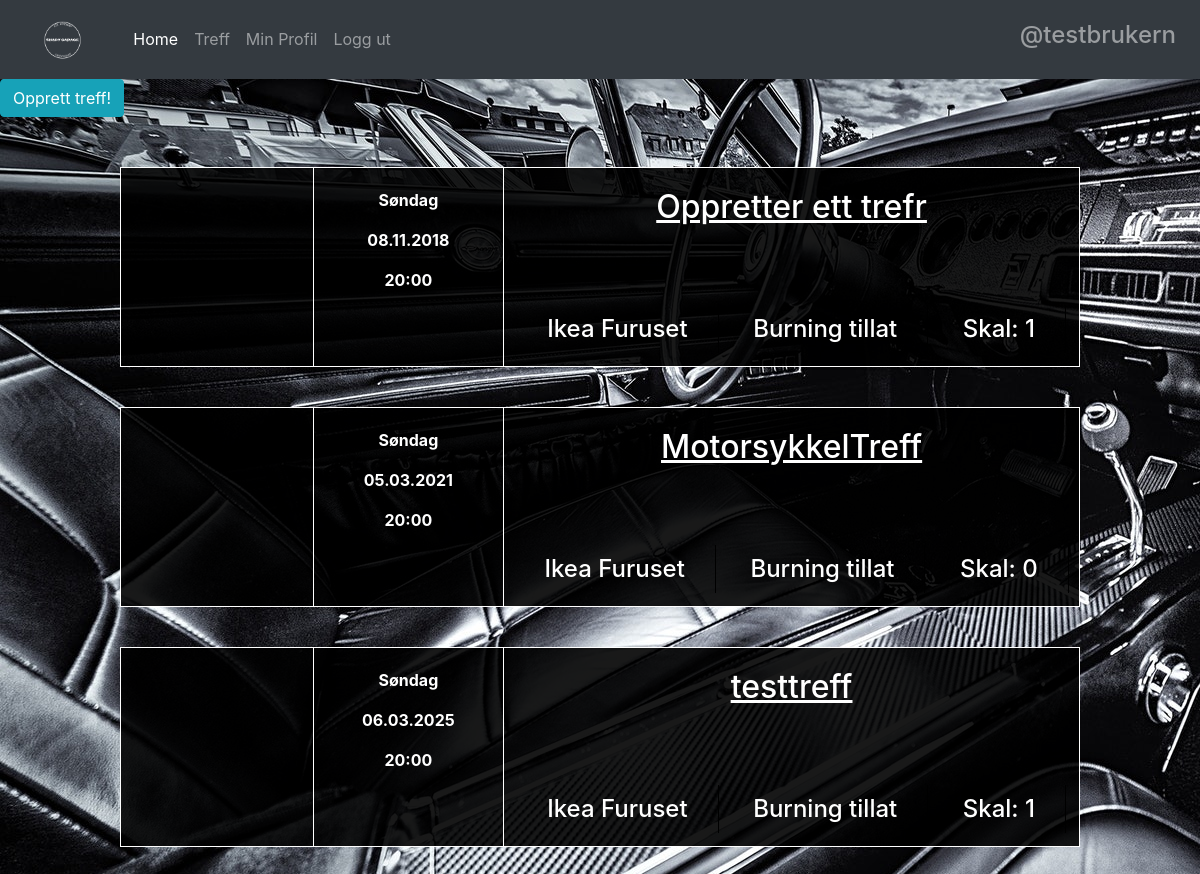
The app's page /meets/ (signed in) with its own data.
### meets/models.py (models this page shows, shortened)
class Meet(models.Model):
    meet_name = models.CharField(max_length = 255, unique = True)
    date = models.DateTimeField()
    time = models.TimeField(blank = True, default="19:00:00")
    slug = models.SlugField(allow_unicode = True, unique = True)
    description = models.TextField()
    meet_image = models.ImageField(upload_to = "meets_pic", blank = True, default = "/meets_pic/meet_default.png")
    users_joining = models.ManyToManyField(auth.models.User, blank = True, related_name = "members_joining_meet")
    longitude = models.CharField(max_length = 255, blank = True)
    latitude = models.CharField(max_length = 255,blank = True)
    def get_absolute_url(self):
        return reverse("meets:single", kwargs={"slug":self.slug})
    class Meta:
        ordering = ['date']

### meets/views.py (the view)
class MeetsListView(ListView):
    template_name = 'meets/meets_list.html'
    model = models.Meet

### meets/templates/meets/meets_list.html (shortened to what this page needs)
{% extends "base.html" %}
{% load staticfiles %}
{% block body %}
{% if user.is_authenticated %}
<a class="btn btn-info" href="{%url 'meets:create_meet'%}" role="button">Opprett treff! </a>
<div class="meet_list_container">
{% for meet in object_list %}
    <div class="meet_card_container">
      <div class="meet_card_img_container">
      </div><div class="meet_card_time_container">
        <p>Søndag</p>
        <p>{{ meet.date|date:'d.m.Y'}}</p>
        <p>20:00</p>
      </div><div class="meet_card_info_container">
        <h2><a href="{{ meet.get_absolute_url }}">{{meet.meet_name}}</a></h2>
        <div class="meet_card_info">
          <h4>Ikea Furuset</h4>
          <h4>Burning tillat</h4>
          <h4>Skal: {{meet.users_joining.count}}</h4>
        </div>
      </div>
    </div>
{% endfor %}
</div>
{% endif %}
{% endblock %}

### templates/base.html (shortened to what this page needs)
<!DOCTYPE html>
<html>
  <head>
    {% load staticfiles %}
    <link rel="stylesheet" href="{% static 'css/style.css' %}">
    <link rel="stylesheet" href="https://maxcdn.bootstrapcdn.com/bootstrap/4.0.0-beta.2/css/bootstrap.min.css">
  </head>
  <body>
    <nav class="navbar navbar-expand-lg navbar-dark bg-dark">
      <a class="navbar-brand" href="{% url 'home'%}"> <img src="{%static "images/logomidlertidig.png"%}" id="brand-image" alt=""> </a>
      <div class="collapse navbar-collapse" id="navbarNav">
        <ul class="navbar-nav mr-auto">
          <li class="nav-item active">
            <a class="nav-link" href="{% url 'home'%}">Home <span class="sr-only">(current)</span></a>
          </li>
          <li class="nav-item">
            <a class="nav-link" href="{% url 'meets:meets_list' %}">Treff</a>
          </li>
          {% if user.is_authenticated %}
          <li class="nav-item">
            <a class="nav-link" href="{% url 'accounts:profile_page'%}">Min Profil</a>
          </li>
          <li class="nav-item">
              <a class="nav-link" href="{% url 'accounts:logout' %}">Logg ut</a>
          </li>
        </ul>
          <ul class="navbar-nav">
            <li class="nav-item">
              <h4><a class="nav-link" href="{% url 'meets:meets_list' %}"> @{{user.username}} </a></h4>
            </li>
          </ul>
          {% endif %}
      </div>
    </nav>
    {% block body %}
    {% endblock %}
  </body>
</html>

### static/css/style.css (style rules this page uses)
* { margin: 0; padding: 0; }
a { text-decoration: none; }
.meet_list_container { text-align: center; padding: 30px 0; }
.meet_card_container { display: inline-block; height: 200px; width: 80%; margin: 20px auto; border: 1px solid white; background-color: rgba(0,0,0,0.9); color:white; }
.meet_card_img_container { display: inline-block; width: 20%; height: 100%; }
.meet_card_time_container { display: inline-block; vertical-align: top; padding: 20px 0 0 0; width: 20%; height: 100%; border-left: 1px solid white; border-right: 1px solid white; }
.meet_card_time_container p { display: block; font-weight: bold; }
.meet_card_info_container { display: inline-block; width: 60%; height: 100%; vertical-align: top; }
.meet_card_info_container h2 { display: block; text-decoration: underline; padding-top: 20px; height: 45%; }
.meet_card_info_container h2 a { color:white; }
.meet_card_info { height: 50%; padding-top: 40px; }
.meet_card_info h4 { display: inline-block; border-right: 1px solid black; padding: 10px 30px; }
#brand-image { height: 52.5px; width: 93.3px; }

### records on screen
Meet: date "08.11.2018", meet_name "Oppretter ett trefr", users_joining.count "1"
Meet: date "05.03.2021", meet_name "MotorsykkelTreff", users_joining.count "0"
Meet: date "06.03.2025", meet_name "testtreff", users_joining.count "1"

### other values on screen
{{ user.username }} "testbrukern"
